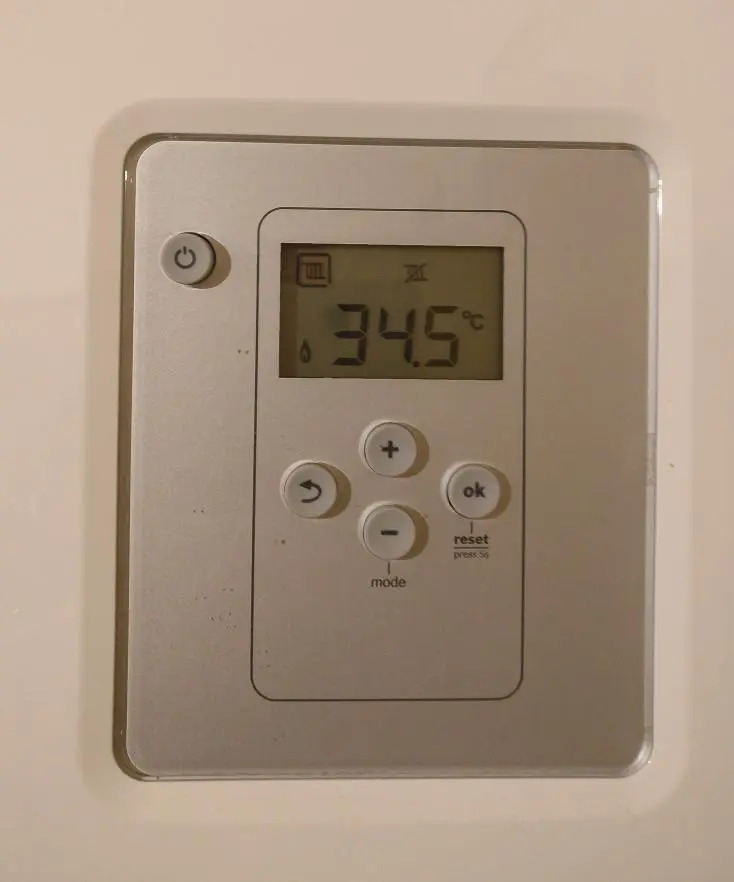
#> input picture digit_recognition/example.jpg, 734 x 882 px
$ python -i process_frame.py   (imports and definitions only)
#> lines starting #> are read from the running program, lines starting #| are printed output that depends on the picture; after the words box and inside, x2 and y2 are one past the last pixel; in counts of white or black regions, pixels touching at a corner belong together
#> further down, picture is the input picture: shape (882, 734, 3); mean B, G, R 129.5, 147.8, 166.8
import cv2
from imutils.perspective import four_point_transform
from imutils import contours
import imutils
import numpy as np

# define the dictionary of digit segments so we can identify
# each digit on the thermostat
DIGITS_LOOKUP = {
    (1, 1, 1, 0, 1, 1, 1): 0,
    (0, 0, 1, 0, 0, 1, 0): 1,
    (1, 0, 1, 1, 1, 1, 0): 2,
    (1, 0, 1, 1, 0, 1, 1): 3,
    (0, 1, 1, 1, 0, 1, 0): 4,
    (1, 1, 0, 1, 0, 1, 1): 5,
    (1, 1, 0, 1, 1, 1, 1): 6,
    (1, 0, 1, 0, 0, 1, 0): 7,
    (1, 1, 1, 1, 1, 1, 1): 8,
    (1, 1, 1, 1, 0, 1, 1): 9,
}


def process_frame(frame: cv2.typing.MatLike):
    # pre-process the image by resizing it, converting it to
    # graycale, blurring it, and computing an edge map
    image = imutils.resize(frame, height=500)
    image = imutils.rotate(image, angle=-5)
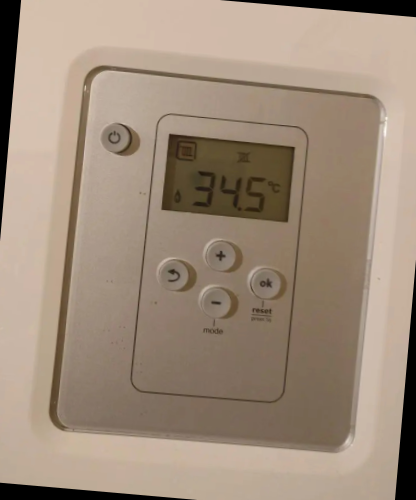
#> image: shape (500, 416, 3); mean B, G, R 123, 140.5, 158.7
    image = image[0 : image.shape[0] - 50, 100 : image.shape[1] - 300]
    gray = cv2.cvtColor(image, cv2.COLOR_BGR2GRAY)
    blurred = cv2.GaussianBlur(gray, (5, 5), 100)
    thresh = cv2.threshold(blurred, 0, 255, cv2.THRESH_BINARY + cv2.THRESH_OTSU)[1]
    kernel = cv2.getStructuringElement(cv2.MORPH_ELLIPSE, (1, 5))
    thresh = cv2.morphologyEx(thresh, cv2.MORPH_OPEN, kernel)
    # find contours in the thresholded image, then initialize the
    # digit contours lists
    cnts = cv2.findContours(
        thresh.copy(),
        cv2.RETR_EXTERNAL,
        cv2.CHAIN_APPROX_SIMPLE,
    )
#> cnts = 4 contours; box (x1, y1, x2, y2) and area: (0, 142, 16, 256) 1488, (0, 0, 16, 65) 954, (0, 71, 16, 135) 824, (0, 434, 16, 450) 222
    cnts = imutils.grab_contours(cnts)

    initCnts = []
    # loop over the digit area candidates
    for c in cnts:
        # compute the bounding box of the contour
        (x, y, w, h) = cv2.boundingRect(c)
        # if the contour is sufficiently large, it must be a digit
        if not (h >= 100 and h <= 400):
            points = np.array(
                [
                    [x - 50, y - 50],
                    [x + w + 50, y - 50],
                    [x + w + 50, y + h + 50],
                    [x - 50, y + h + 50],
                ]
            )
            cv2.fillPoly(thresh, [points], 0)
        else:
            initCnts.append(c)
#> this loop made 4 passes
#> (y, h, points) on passes 1, 3, 4: (434, 16, [[-50, 384], [66, 384], [66, 500], [-50, 500]]), (71, 64, [[-50, 21], [66, 21], [66, 185], [-50, 185]]), (0, 65, [[-50, -50], [66, -50], [66, 115], [-50, 115]])
#> (y, h) on pass 2: (142, 114)
#> after the loop, initCnts = 1 contour; box (x1, y1, x2, y2) and area: (0, 142, 16, 256) 1488

    digitCnts = []
    for c in initCnts:
        points = np.column_stack(np.where(thresh.transpose() > 0))
        # print(f"pts {points.shape}")
        hull = cv2.convexHull(points)
        # print(f"hull {hull.shape}")

        # draw white filled hull polygon on black background
        mask = np.zeros(thresh.shape, dtype=thresh.dtype)
        # mask = np.zeros_like(roi)
        cv2.fillPoly(mask, [hull], 255)
        cnts = cv2.findContours(
            mask,
            cv2.RETR_EXTERNAL,
            cv2.CHAIN_APPROX_SIMPLE,
        )
        cnt = imutils.grab_contours(cnts)[0]
        (x, y, w, h) = cv2.boundingRect(cnt)
        if w < 45:
            cnt[0] = [[x - 175, y - 10]]
            cnt[1] = [[x - 175, y + h + 15]]
        digitCnts.append(cnt)
#> this loop made 1 pass
#> (x, y, w, h) on pass 1: (0, 186, 16, 70)
#> after the loop, digitCnts = 1 contour; box (x1, y1, x2, y2) and area: (-175, 176, 16, 272) 15414

    # sort the contours from left-to-right, then initialize the
    # actual digits themselves
    digitCnts = contours.sort_contours(digitCnts, method="left-to-right")[0]
    digits = []

    for c in digitCnts:
        # extract the digit ROI
        (x, y, w, h) = cv2.boundingRect(c)
        roi = thresh[y : y + h, x : x + w]
        # compute the width and height of each of the 7 segments
        # we are going to examine
        (roiH, roiW) = roi.shape
        (dW, dH) = (int(roiW * 0.25), int(roiH * 0.15))
        dHC = int(roiH * 0.05)
        # define the set of 7 segments
        segments = [
            ((0, 0), (w, dH)),  # top
            ((0, 0), (dW, h // 2)),  # top-left
            ((w - dW, 0), (w, h // 2)),  # top-right
            ((0, (h // 2) - dHC), (w, (h // 2) + dHC)),  # center
            ((0, h // 2), (dW, h)),  # bottom-left
            ((w - dW, h // 2), (w, h)),  # bottom-right
            ((0, h - dH), (w, h)),  # bottom
        ]
        on = [0] * len(segments)
        for i, ((xA, yA), (xB, yB)) in enumerate(segments):
            # extract the segment ROI, count the total number of
            # thresholded pixels in the segment, and then compute
            # the area of the segment
            segROI = roi[yA:yB, xA:xB]
            total = cv2.countNonZero(segROI)
            area = (xB - xA) * (yB - yA)
            # if the total number of non-zero pixels is greater than
            # 50% of the area, mark the segment as "on"
            if float(area) > 0 and total / float(area) > 0.3:
                on[i] = 1

            cv2.rectangle(image, (x, y), (x + w, y + h), (255, 255, 255), 1)
            if tuple(on) in DIGITS_LOOKUP:
                digit = DIGITS_LOOKUP[tuple(on)]
                digits.append(digit)
                cv2.putText(
                    image,
                    str(digit),
                    (x - 10, y - 10),
                    cv2.FONT_HERSHEY_SIMPLEX,
                    0.65,
                    (0, 255, 0),
                    2,
                )
#> this loop made 1 pass
#> (x, y, w, h, roiH, roiW, dW, dH) on pass 1: (-175, 176, 191, 96, 96, 16, 4, 14)
#> after the loop, digits = []

    cv2.imshow("Processed Video", image)
    # cv2.waitKey(0)
    return (
        image,
        digits,
    )

>>> import cv2
>>> picture = cv2.imread('example.jpg')
>>> result = process_frame(picture)
